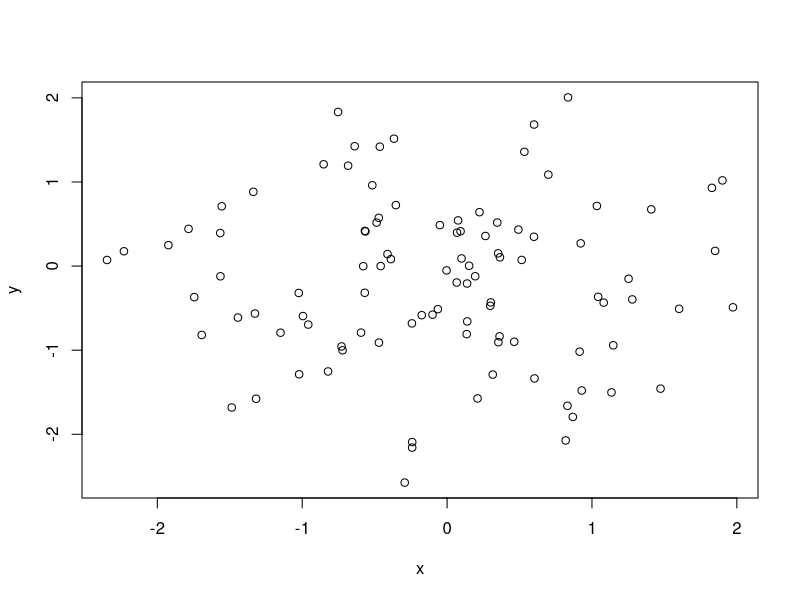

This chart was generated by the following R code:
## ---- chunk 1
x<-rnorm(100)
y<-rnorm(100)
plot(x,y)
## ---- chunk 2
summary(x)
## ---- chunk 3
x<-rnorm(100)
